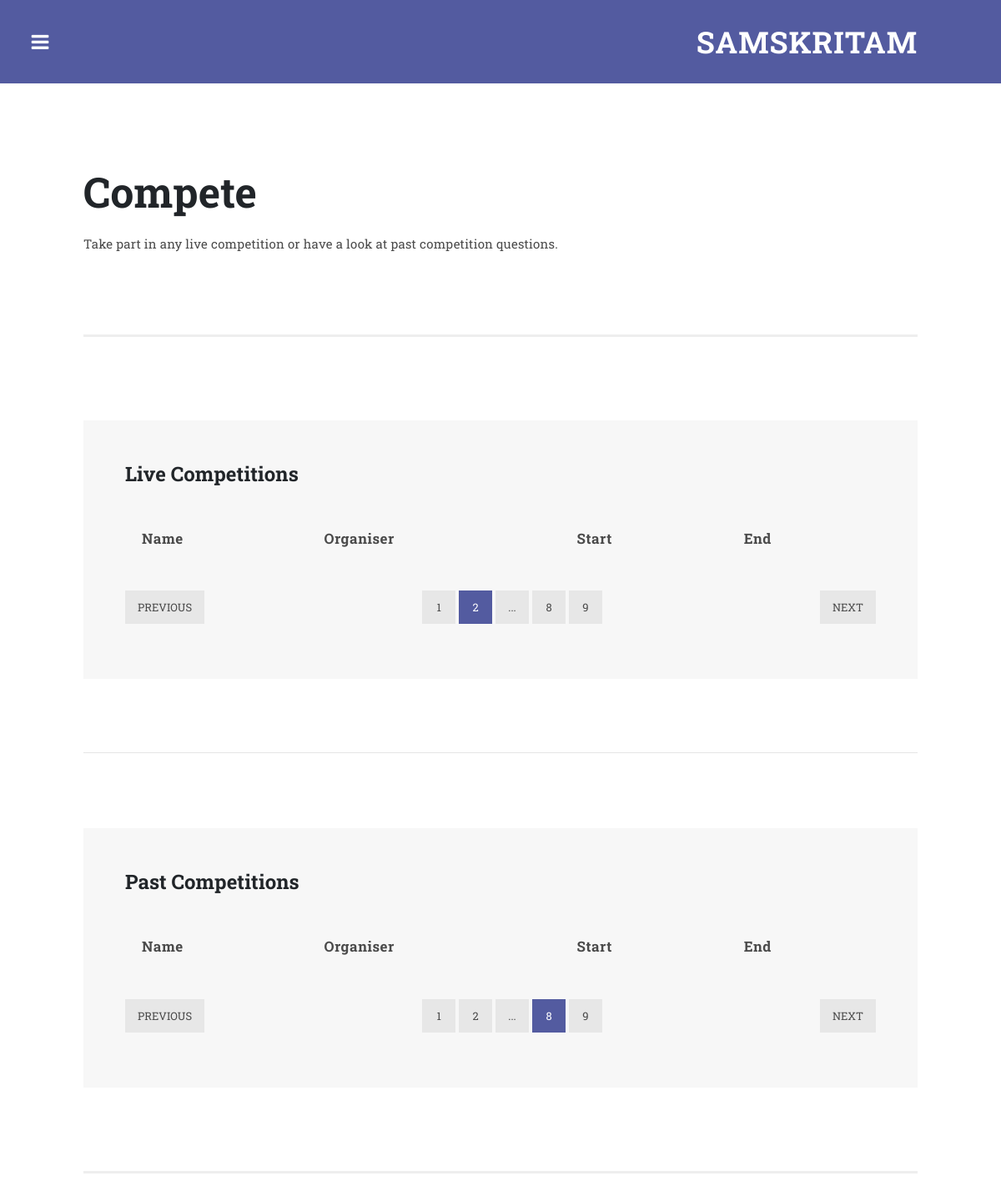
Page /compete/ on the earlier database version.
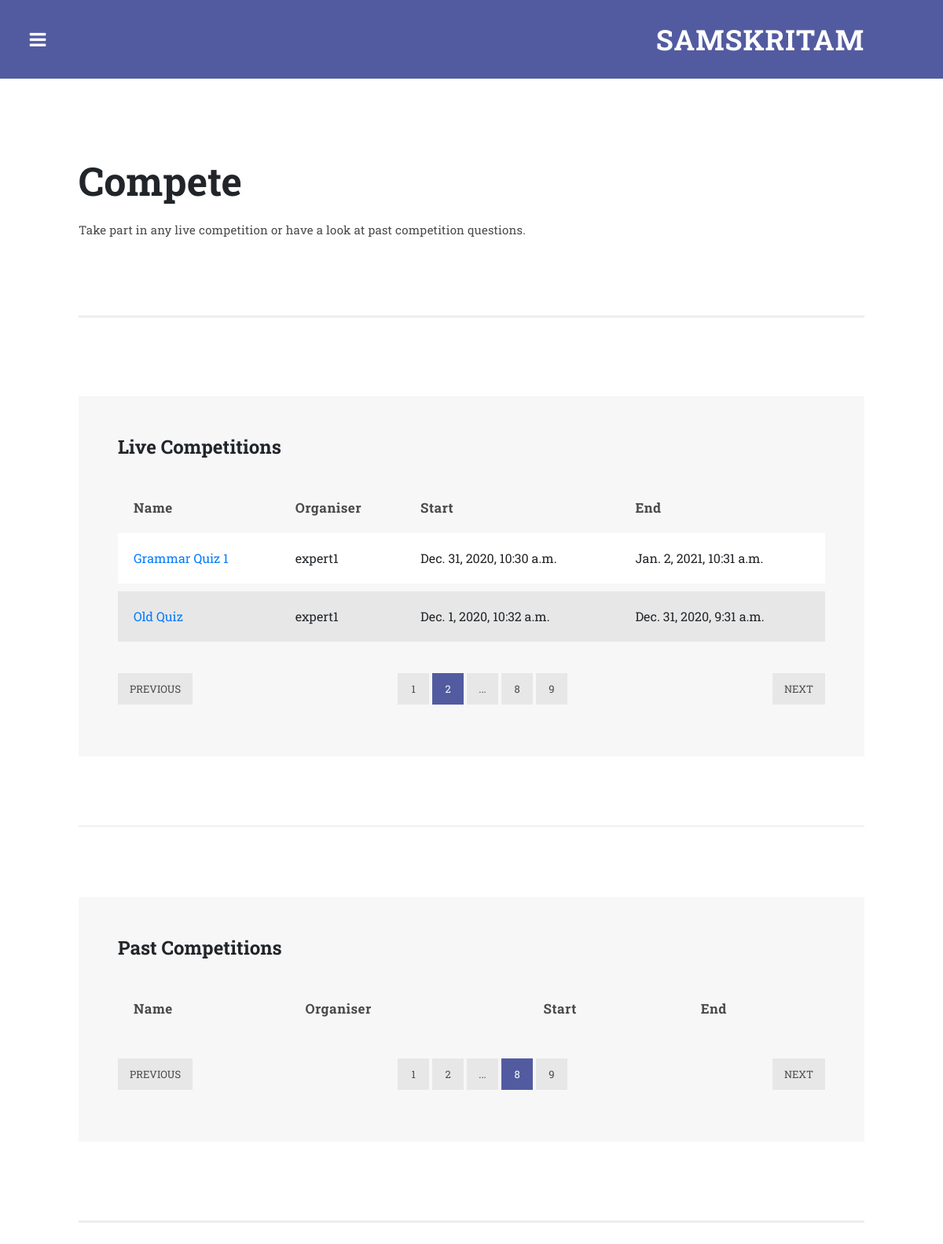
Same page on the later database version.
### main/models.py (models this page shows, shortened)
class Competition(models.Model):
    name = models.CharField(max_length=200)
    organiser = models.ForeignKey(User,on_delete=models.SET_NULL,null=True)
    description = models.TextField(default='-')
    start_time = models.DateTimeField(null = True)
    end_time = models.DateTimeField(null = True)
    imageurl = models.TextField(null = True, blank = True,default='-')
    imagename = models.TextField(null = True, blank =True,default='-')

### main/views.py (the view)
# urls.py: path('compete/',views.compete,name="compete"),
def compete(request):
    if request.method == 'POST':
        if 'username' in request.POST.keys():
            curr_user = authenticate(username=request.POST['username'], password=request.POST['password'])
            login(request,curr_user)
            return(redirect(home))
    now = datetime.now()
    print(now)
    live_competitions = Competition.objects.filter(end_time__gte=now)
    past_competitions = Competition.objects.filter(end_time__lt=now)
    return render(request,'main/compete.html',{"live_competitions":live_competitions,"past_competitions":past_competitions})

### templates/main/compete.html (shortened to what this page needs)
{%extends "main/base.html"%}
{% load static %}
{% block content %}
            <div class="page-heading">
              <div class="container-fluid">
                <div class="row">
                  <div class="col-md-12">
                    <h1 style="font-size: 50px;">Compete</h1>
                    <p>Take part in any live competition or have a look at past competition questions.</p>
                  </div>
                </div>
              </div>
            </div>
            <section class="tables">
              <div class="container-fluid">
                <div class="row">
                  <div class="col-md-12">
                    <div class="default-table">
                      <div class="section-heading">
                        <h2>Live Competitions</h2>
                      </div>
                      <table>
                        <thead>
                          <tr>
                            <th>Name</th>
                            <th>Organiser</th>
                            <th>Start</th>
                            <th>End</th>
                          </tr>
                        </thead>
                        <tbody>
                          {% for competition in live_competitions %}
                          <tr>
                            <td><a href="{% url 'competition_description' pk=competition.pk %}">{{competition.name}}</a></td>
                            <td>{{competition.organiser}}</td>
                            <td>{{competition.start_time}}</td>
                            <td>{{competition.end_time}}</td>
                          </tr>
                          {% endfor %}
                        </tbody>
                      </table>
                      <ul class="table-pagination">
                        <li><a href="#">Previous</a></li>
                        <li><a href="#">1</a></li>
                        <li class="active"><a href="#">2</a></li>
                        <li><a href="#">...</a></li>
                        <li><a href="#">8</a></li>
                        <li><a href="#">9</a></li>
                        <li><a href="#">Next</a></li>
                      </ul>
                    </div>
                    <br><br><br>
                    <hr>
                    <br>
                    <div class="alternate-table">
                      <div class="section-heading">
                        <h2>Past Competitions</h2>
                      </div>
                      <table>
                        <thead>
                          <tr>
                            <th>Name</th>
                            <th>Organiser</th>
                            <th>Start</th>
                            <th>End</th>
                          </tr>
                        </thead>
                      </table>
                      <ul class="table-pagination">
                        <li><a href="#">Previous</a></li>
                        <li><a href="#">1</a></li>
                        <li><a href="#">2</a></li>
                        <li><a href="#">...</a></li>
                        <li class="active"><a href="#">8</a></li>
                        <li><a href="#">9</a></li>
                        <li><a href="#">Next</a></li>
                      </ul>
                    </div>
                  </div>
                </div>
              </div>
            </section>
      {%endblock%}

### templates/main/base.html (shortened to what this page needs)
{% load static %}
<!DOCTYPE html>
<html lang="en">
  <head>
    <link href="{% static 'main/vendor/bootstrap/css/bootstrap.min.css' %}" rel="stylesheet">
    <link rel="stylesheet" href="{% static 'main/assets/css/fontawesome.css' %}">
    <link rel="stylesheet" href="{% static 'main/assets/css/templatemo-style.css' %}">
    <link rel="stylesheet" href="{% static 'main/assets/css/owl.css' %}">
  </head>
<body class="is-preload">
    <div id="wrapper">
        <div id="main">
          <div class="inner">
            <header id="header">
              <div class="logo">
                <a href="{% url 'home' %}">Samskritam</a>
              </div>
            </header>
            {% block content %}
            {% endblock %}
          </div>
        </div>
    </div>
</body>
  </body>
</html>

### static/main/assets/css/templatemo-style.css (style rules this page uses)
body { font-family: 'Roboto Slab', sans-serif; }
p { font-size: 14px; line-height: 25px; color: #7a7a7a; letter-spacing: 0.2px; }
section { border-bottom: 3px solid #eee; padding-bottom: 100px; }
#wrapper { display: -moz-flex; display: -webkit-flex; display: -ms-flex; display: flex; -moz-flex-direction: row-reverse; -webkit-flex-direction: row-reverse; -ms-flex-direction: row-reverse; flex-direction: row-reverse; min-height: 100vh; }
#main { -moz-flex-grow: 1; -webkit-flex-grow: 1; -ms-flex-grow: 1; flex-grow: 1; -moz-flex-shrink: 1; -webkit-flex-shrink: 1; -ms-flex-shrink: 1; flex-shrink: 1; width: 100%; }
#main > .inner { padding: 100px; }
section.tables { margin-top: 80px; border-top: 3px solid #eee!important; padding-top: 100px; }
section.tables .container-fluid { padding-left: 0px; padding-right: 0px; }
.default-table { -webkit-overflow-scrolling: touch; overflow-x: auto; background-color: #f7f7f7; padding: 50px; }
.alternate-table { margin-top: 50px; -webkit-overflow-scrolling: touch; overflow-x: auto; background-color: #f7f7f7; padding: 50px; }
table { width: 100%; }
table tbody tr { border-left: 0; border-right: 0; border-bottom: 10px solid #f7f7f7; }
table td { padding: 20px; }
table th { padding: 0px 20px 20px 20px; font-size: 17px; font-weight: 700; letter-spacing: 0.5px; text-align: left; text-transform: capitalize; }
table tbody tr { background-color: #e7e7e7; }
table tbody tr:nth-child(2n + 1) { background-color: #fff; }
table th { color: #4a4a4a; }
ul.table-pagination { padding: 0; margin-top: 30px; list-style: none; text-align: center; }
ul.table-pagination li { display: inline-block; }
ul.table-pagination li:first-child { float: left; }
ul.table-pagination li:last-child { float: right; }
ul.table-pagination li a { display: inline-block; height: 40px; background-color: #e7e7e7; text-align: center; line-height: 40px; padding: 0px 15px; min-width: 40px; color: #4a4a4a; text-transform: uppercase; font-size: 13px; transition: all 0.5s; }
ul.table-pagination li a:hover, ul.table-pagination li.active a { background-color: #535ba0; color: #fff; }
.page-heading .container-fluid { padding-left: 0px; padding-right: 0px; }
.page-heading h1 { margin-top: 0px; font-size: 38px; font-weight: 700; margin-bottom: 20px; }
.page-heading p { font-size: 15px; color: #4a4a4a; }
.section-heading h2 { margin-top: 0px; font-size: 24px; font-weight: 700; margin-bottom: 50px; }
#header { display: -moz-flex; display: -webkit-flex; display: -ms-flex; display: flex; position: relative; background-color: #535ba0; margin: -100px -100px 100px -100px; }
#header .logo { text-align: right; display: inline-block; width: 100%; height: 100px; line-height: 100px; }
#header .logo a { font-size: 36px; text-transform: uppercase; letter-spacing: 1px; color: #fff; font-weight: 700; margin-right: 100px; }

Differences in the rows shown:
added Competition: name "Grammar Quiz 1", organiser "expert1", start_time "Dec. 31, 2020, 10:30 a.m.", end_time "Jan. 2, 2021, 10:31 a.m."
added Competition: name "Old Quiz", organiser "expert1", start_time "Dec. 1, 2020, 10:32 a.m.", end_time "Dec. 31, 2020, 9:31 a.m."
